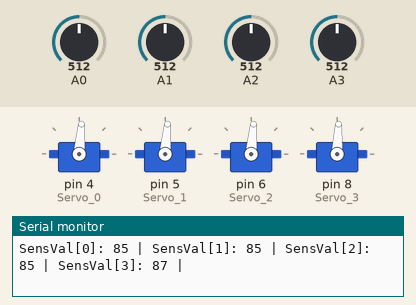
Simulated run of this sketch. Board: Arduino Uno, built with avr-gcc and run on an emulated ATmega328P. On the bench: 4 × servo, the last lines printed to the serial monitor. The inputs (shaded band) are chosen by the test bench; at power-on: A0 = 512, A1 = 512, A2 = 512, A3 = 512.

Above: at 1.2 s.
1.3 s: A0 set to 596
At 2.5 s:
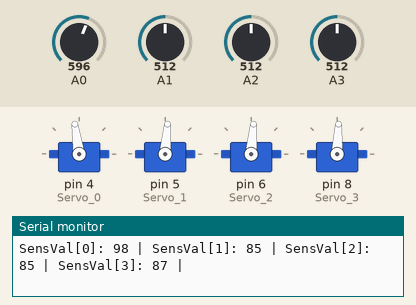
4.3 s: A0 set to 619
At 5.5 s:
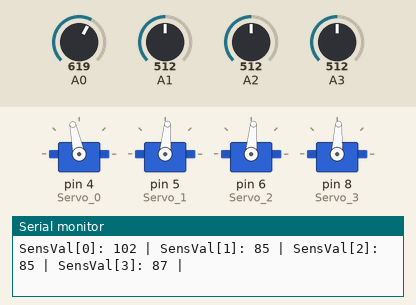
5.8 s: A1 set to 594
At 7.3 s:
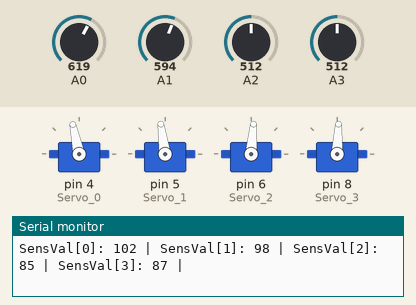
8.8 s: A1 set to 614
At 10.0 s:
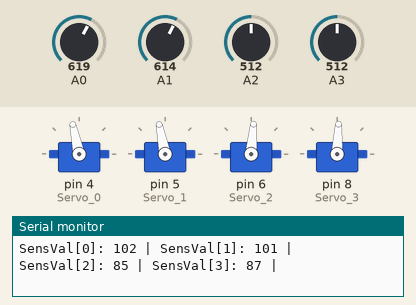
10.3 s: A2 set to 593
At 11.3 s:
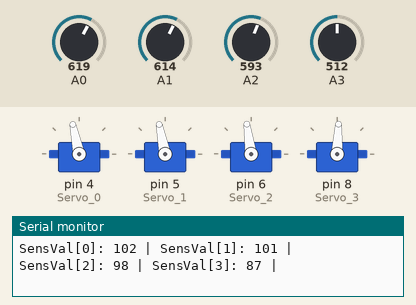
13.3 s: A2 set to 616
At 13.8 s:
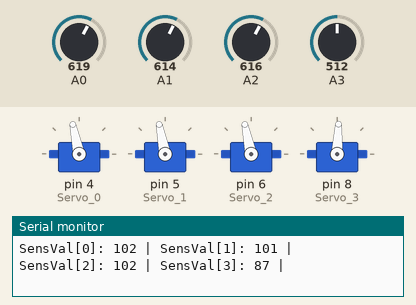
Timing chart, 0 to 15.9 s (numbered marks = the images above; inputs shaded):
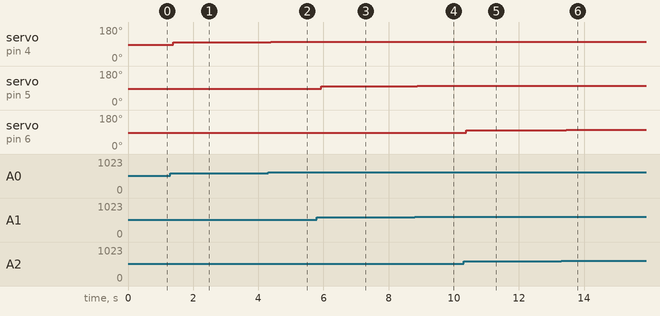

The sketch:

PotentiometerServoControl.ino
```cpp
/* INCLUDE -------- */
#include<Servo.h>

/* DEFINE -------- */
// Create servo objects
Servo Servo_0;
Servo Servo_1;
Servo Servo_2;
Servo Servo_3;

int SensVal[4] = {0}; // or as an array

void setup() {
  // Start the serial
  Serial.begin(9600);

  // Attach the servos on pins to the servo object
  Servo_0.attach(4);
  Servo_1.attach(5);
  Servo_2.attach(6);
  Servo_3.attach(8);

}

void loop() {
  // put your main code here, to run repeatedly:
  ReadPot();

  // Write the potentiometer position to the servo
  Servo_0.write(SensVal[0]);
  Servo_1.write(SensVal[1]);
  Servo_2.write(SensVal[2]);
  Servo_3.write(SensVal[3]);

}

void ReadPot(){
  SensVal[0] = analogRead(A0); // read from analog pin 0
  SensVal[1] = analogRead(A1); // read from analog pin 1
  SensVal[2] = analogRead(A2); // read from analog pin 2
  SensVal[3] = analogRead(A3); // read from analog pin 3

  SensVal[0] = map(SensVal[0],0,1024,0,170);
  SensVal[1] = map(SensVal[1],0,1024,0,170);
  SensVal[2] = map(SensVal[2],0,1024,0,170);
  SensVal[3] = map(SensVal[3],0,1024,0,175);

  Serial.print("SensVal[0]: ");
  Serial.print(SensVal[0]);
  Serial.print(" | ");
  Serial.print("SensVal[1]: ");
  Serial.print(SensVal[1]);
  Serial.print(" | ");
  Serial.print("SensVal[2]: ");
  Serial.print(SensVal[2]);
  Serial.print(" | ");
  Serial.print("SensVal[3]: ");
  Serial.print(SensVal[3]);
  Serial.println(" | ");

}
```

Measured:
- after the input at 1.3 s, servo on pin 4 (Servo_0): 85° → 98° after 0.09 s
- after the input at 4.3 s, servo on pin 4 (Servo_0): 98° → 102° after 0.08 s
- after the input at 5.8 s, servo on pin 5 (Servo_1): 85° → 98° after 0.13 s
- after the input at 8.8 s, servo on pin 5 (Servo_1): 98° → 101° after 0.08 s
- after the input at 10.3 s, servo on pin 6 (Servo_2): 85° → 98° after 0.08 s
- after the input at 13.3 s, servo on pin 6 (Servo_2): 98° → 102° after 0.15 s
